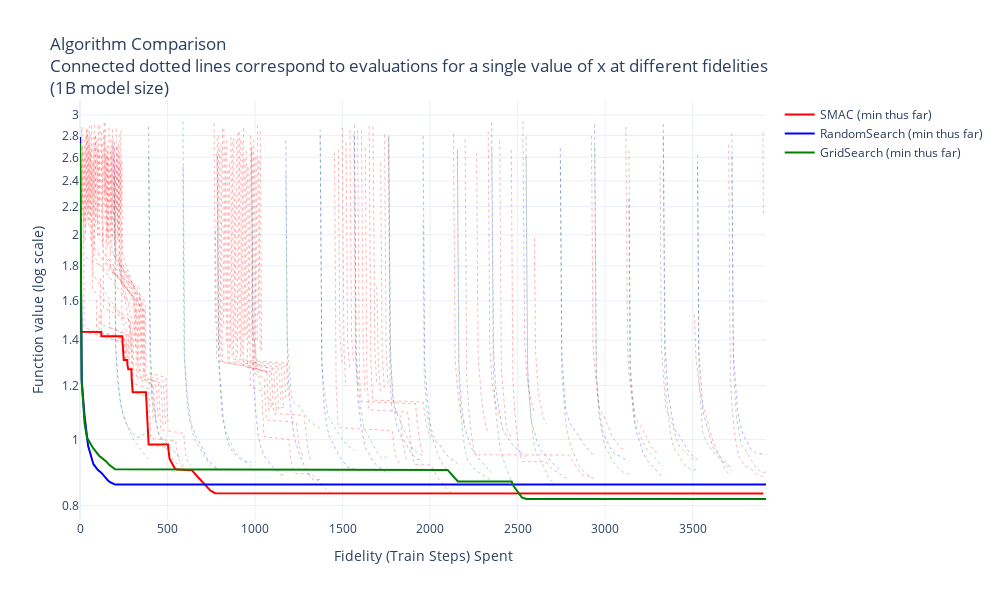

The code cell stored with this chart in its notebook:
### Code cell
# Create figure
fig = go.Figure()

# Define colors for each algorithm
colors = {
    'SMAC': 'red',
    'RandomSearch': 'blue',
    'GridSearch': 'green'
}

# Plot each algorithm
for algo in ['SMAC', 'RandomSearch', 'GridSearch']:
    # Get data for this algorithm
    df = out[(benchmark_to_plot, algo)][2].copy()
    best_obj = out[(benchmark_to_plot, algo)][1]
    
    df_exploded = df.explode('history').reset_index(drop=True)
    df_exploded['obj'] = df_exploded.history.str[1].astype(float)

    # Add cumulative minimum line
    fig.add_trace(
        go.Scatter(
            x=df_exploded.index,
            y=df_exploded.obj.cummin(),
            mode='lines',  # Removed markers for clarity
            name=f'{algo} (min thus far)',
            line=dict(color=colors[algo], width=2)
        )
    )

    # Add individual traces for each x value
    for this_group, this_df in df_exploded.groupby('x'):
        fig.add_trace(
            go.Scatter(
                x=this_df.index,
                y=this_df.obj,
                mode='lines',  # Removed markers for clarity
                name=f'{algo} x={this_group[:20]}...',
                line=dict(color=colors[algo], width=0.3, dash='dot'),
                showlegend=False
            )
        )

# Update layout
fig.update_layout(
    title='Algorithm Comparison<br>Connected dotted lines correspond to evaluations for a single value of x at different fidelities <br>(1B model size)',
    xaxis_title='Fidelity (Train Steps) Spent',
    yaxis_title='Function value (log scale)',
    yaxis_type='log',
    template='plotly_white', 
    showlegend=True,
    width=1000,
    height=600
)

fig.show()
